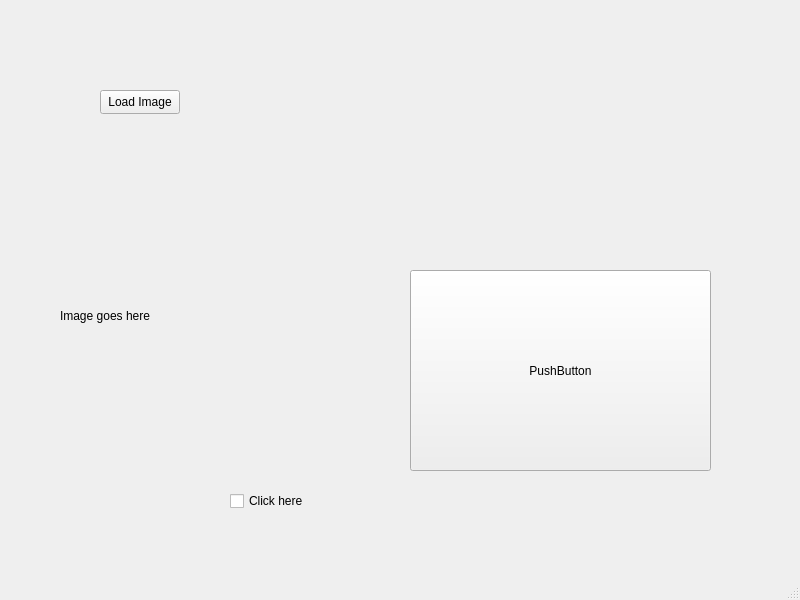
<?xml version="1.0" encoding="UTF-8"?>
<ui version="4.0">
 <class>MainWindow</class>
 <widget class="QMainWindow" name="MainWindow">
  <property name="geometry">
   <rect>
    <x>0</x>
    <y>0</y>
    <width>800</width>
    <height>600</height>
   </rect>
  </property>
  <property name="windowTitle">
   <string>MainWindow</string>
  </property>
  <widget class="QWidget" name="centralwidget">
   <widget class="QPushButton" name="loadImage">
    <property name="geometry">
     <rect>
      <x>100</x>
      <y>90</y>
      <width>80</width>
      <height>24</height>
     </rect>
    </property>
    <property name="text">
     <string>Load Image</string>
    </property>
   </widget>
   <widget class="QPushButton" name="disImg">
    <property name="geometry">
     <rect>
      <x>410</x>
      <y>270</y>
      <width>301</width>
      <height>201</height>
     </rect>
    </property>
    <property name="text">
     <string>PushButton</string>
    </property>
   </widget>
   <widget class="QCheckBox" name="chk">
    <property name="geometry">
     <rect>
      <x>230</x>
      <y>490</y>
      <width>77</width>
      <height>22</height>
     </rect>
    </property>
    <property name="text">
     <string>Click here</string>
    </property>
   </widget>
   <widget class="QLabel" name="displayImage">
    <property name="geometry">
     <rect>
      <x>60</x>
      <y>210</y>
      <width>241</width>
      <height>211</height>
     </rect>
    </property>
    <property name="text">
     <string>Image goes here</string>
    </property>
   </widget>
  </widget>
  <widget class="QMenuBar" name="menubar">
   <property name="geometry">
    <rect>
     <x>0</x>
     <y>0</y>
     <width>800</width>
     <height>21</height>
    </rect>
   </property>
  </widget>
  <widget class="QStatusBar" name="statusbar"/>
 </widget>
 <resources/>
 <connections/>
</ui>
